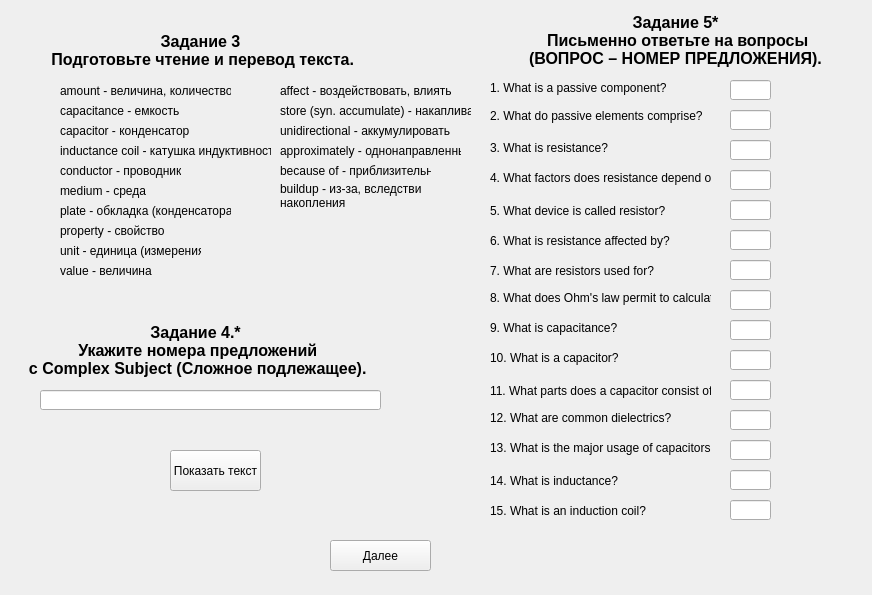
<?xml version="1.0" encoding="UTF-8"?>
<ui version="4.0">
 <class>Zadanie3_4_5_part1_var1</class>
 <widget class="QWidget" name="Zadanie3_4_5_part1_var1">
  <property name="geometry">
   <rect>
    <x>0</x>
    <y>0</y>
    <width>872</width>
    <height>595</height>
   </rect>
  </property>
  <property name="windowTitle">
   <string>Form</string>
  </property>
  <widget class="QLabel" name="label_title">
   <property name="geometry">
    <rect>
     <x>10</x>
     <y>30</y>
     <width>381</width>
     <height>41</height>
    </rect>
   </property>
   <property name="font">
    <font>
     <pointsize>12</pointsize>
     <weight>75</weight>
     <bold>true</bold>
     <strikeout>false</strikeout>
    </font>
   </property>
   <property name="cursor">
    <cursorShape>ArrowCursor</cursorShape>
   </property>
   <property name="text">
    <string>Задание 3
 Подготовьте чтение и перевод текста.</string>
   </property>
   <property name="textFormat">
    <enum>Qt::AutoText</enum>
   </property>
   <property name="alignment">
    <set>Qt::AlignCenter</set>
   </property>
  </widget>
  <widget class="QPushButton" name="pushButton_answer">
   <property name="geometry">
    <rect>
     <x>330</x>
     <y>540</y>
     <width>101</width>
     <height>31</height>
    </rect>
   </property>
   <property name="text">
    <string>Далее</string>
   </property>
  </widget>
  <widget class="QLabel" name="label">
   <property name="geometry">
    <rect>
     <x>60</x>
     <y>80</y>
     <width>171</width>
     <height>21</height>
    </rect>
   </property>
   <property name="text">
    <string>amount - величина, количество</string>
   </property>
  </widget>
  <widget class="QLabel" name="label_2">
   <property name="geometry">
    <rect>
     <x>280</x>
     <y>80</y>
     <width>171</width>
     <height>21</height>
    </rect>
   </property>
   <property name="text">
    <string>affect - воздействовать, влиять</string>
   </property>
  </widget>
  <widget class="QLabel" name="label_3">
   <property name="geometry">
    <rect>
     <x>280</x>
     <y>100</y>
     <width>191</width>
     <height>21</height>
    </rect>
   </property>
   <property name="text">
    <string>store (syn. accumulate) - накапливать</string>
   </property>
  </widget>
  <widget class="QLabel" name="label_4">
   <property name="geometry">
    <rect>
     <x>60</x>
     <y>100</y>
     <width>121</width>
     <height>21</height>
    </rect>
   </property>
   <property name="text">
    <string>capacitance - емкость</string>
   </property>
  </widget>
  <widget class="QLabel" name="label_5">
   <property name="geometry">
    <rect>
     <x>280</x>
     <y>120</y>
     <width>171</width>
     <height>21</height>
    </rect>
   </property>
   <property name="text">
    <string>unidirectional - аккумулировать</string>
   </property>
  </widget>
  <widget class="QLabel" name="label_6">
   <property name="geometry">
    <rect>
     <x>60</x>
     <y>120</y>
     <width>141</width>
     <height>21</height>
    </rect>
   </property>
   <property name="text">
    <string>capacitor - конденсатор</string>
   </property>
  </widget>
  <widget class="QLabel" name="label_7">
   <property name="geometry">
    <rect>
     <x>280</x>
     <y>140</y>
     <width>181</width>
     <height>21</height>
    </rect>
   </property>
   <property name="text">
    <string>approximately - однонаправленный</string>
   </property>
  </widget>
  <widget class="QLabel" name="label_8">
   <property name="geometry">
    <rect>
     <x>60</x>
     <y>140</y>
     <width>211</width>
     <height>21</height>
    </rect>
   </property>
   <property name="text">
    <string>inductance coil - катушка индуктивности</string>
   </property>
  </widget>
  <widget class="QLabel" name="label_9">
   <property name="geometry">
    <rect>
     <x>280</x>
     <y>160</y>
     <width>151</width>
     <height>21</height>
    </rect>
   </property>
   <property name="text">
    <string>because of - приблизительно</string>
   </property>
  </widget>
  <widget class="QLabel" name="label_10">
   <property name="geometry">
    <rect>
     <x>60</x>
     <y>160</y>
     <width>121</width>
     <height>21</height>
    </rect>
   </property>
   <property name="text">
    <string>conductor - проводник</string>
   </property>
  </widget>
  <widget class="QLabel" name="label_11">
   <property name="geometry">
    <rect>
     <x>280</x>
     <y>180</y>
     <width>141</width>
     <height>31</height>
    </rect>
   </property>
   <property name="text">
    <string>buildup - из-за, вследствие
накопления</string>
   </property>
  </widget>
  <widget class="QLabel" name="label_12">
   <property name="geometry">
    <rect>
     <x>60</x>
     <y>180</y>
     <width>121</width>
     <height>21</height>
    </rect>
   </property>
   <property name="text">
    <string>medium - среда</string>
   </property>
  </widget>
  <widget class="QLabel" name="label_14">
   <property name="geometry">
    <rect>
     <x>60</x>
     <y>200</y>
     <width>171</width>
     <height>21</height>
    </rect>
   </property>
   <property name="text">
    <string>plate - обкладка (конденсатора)</string>
   </property>
  </widget>
  <widget class="QLabel" name="label_16">
   <property name="geometry">
    <rect>
     <x>60</x>
     <y>220</y>
     <width>121</width>
     <height>21</height>
    </rect>
   </property>
   <property name="text">
    <string>property - свойство</string>
   </property>
  </widget>
  <widget class="QLabel" name="label_18">
   <property name="geometry">
    <rect>
     <x>60</x>
     <y>240</y>
     <width>141</width>
     <height>21</height>
    </rect>
   </property>
   <property name="text">
    <string>unit - единица (измерения)</string>
   </property>
  </widget>
  <widget class="QLabel" name="label_20">
   <property name="geometry">
    <rect>
     <x>60</x>
     <y>260</y>
     <width>121</width>
     <height>21</height>
    </rect>
   </property>
   <property name="text">
    <string>value - величина</string>
   </property>
  </widget>
  <widget class="QPushButton" name="pushButton">
   <property name="geometry">
    <rect>
     <x>170</x>
     <y>450</y>
     <width>91</width>
     <height>41</height>
    </rect>
   </property>
   <property name="text">
    <string>Показать текст</string>
   </property>
  </widget>
  <widget class="QLabel" name="label_title_2">
   <property name="geometry">
    <rect>
     <x>10</x>
     <y>310</y>
     <width>371</width>
     <height>81</height>
    </rect>
   </property>
   <property name="font">
    <font>
     <pointsize>12</pointsize>
     <weight>75</weight>
     <bold>true</bold>
     <strikeout>false</strikeout>
    </font>
   </property>
   <property name="cursor">
    <cursorShape>ArrowCursor</cursorShape>
   </property>
   <property name="text">
    <string>Задание 4.*
 Укажите номера предложений
 с Complex Subject (Сложное подлежащее).</string>
   </property>
   <property name="textFormat">
    <enum>Qt::AutoText</enum>
   </property>
   <property name="alignment">
    <set>Qt::AlignCenter</set>
   </property>
  </widget>
  <widget class="QLineEdit" name="lineEdit_zadanie4">
   <property name="geometry">
    <rect>
     <x>40</x>
     <y>390</y>
     <width>341</width>
     <height>20</height>
    </rect>
   </property>
  </widget>
  <widget class="QLabel" name="label_title_3">
   <property name="geometry">
    <rect>
     <x>490</x>
     <y>0</y>
     <width>371</width>
     <height>81</height>
    </rect>
   </property>
   <property name="font">
    <font>
     <pointsize>12</pointsize>
     <weight>75</weight>
     <bold>true</bold>
     <strikeout>false</strikeout>
    </font>
   </property>
   <property name="cursor">
    <cursorShape>ArrowCursor</cursorShape>
   </property>
   <property name="text">
    <string>Задание 5*
 Письменно ответьте на вопросы
(ВОПРОС – НОМЕР ПРЕДЛОЖЕНИЯ).</string>
   </property>
   <property name="textFormat">
    <enum>Qt::AutoText</enum>
   </property>
   <property name="alignment">
    <set>Qt::AlignCenter</set>
   </property>
  </widget>
  <widget class="QLabel" name="label_zadanie5_1">
   <property name="geometry">
    <rect>
     <x>490</x>
     <y>80</y>
     <width>221</width>
     <height>16</height>
    </rect>
   </property>
   <property name="text">
    <string>1. What is a passive component?</string>
   </property>
  </widget>
  <widget class="QLineEdit" name="lineEdit_zadane5_1">
   <property name="geometry">
    <rect>
     <x>730</x>
     <y>80</y>
     <width>41</width>
     <height>20</height>
    </rect>
   </property>
  </widget>
  <widget class="QLabel" name="label_zadanie5_2">
   <property name="geometry">
    <rect>
     <x>490</x>
     <y>100</y>
     <width>221</width>
     <height>31</height>
    </rect>
   </property>
   <property name="text">
    <string>2. What do passive elements comprise?</string>
   </property>
  </widget>
  <widget class="QLineEdit" name="lineEdit_zadane5_2">
   <property name="geometry">
    <rect>
     <x>730</x>
     <y>110</y>
     <width>41</width>
     <height>20</height>
    </rect>
   </property>
  </widget>
  <widget class="QLabel" name="label_zadanie5_3">
   <property name="geometry">
    <rect>
     <x>490</x>
     <y>140</y>
     <width>221</width>
     <height>16</height>
    </rect>
   </property>
   <property name="text">
    <string>3. What is resistance?</string>
   </property>
  </widget>
  <widget class="QLineEdit" name="lineEdit_zadane5_3">
   <property name="geometry">
    <rect>
     <x>730</x>
     <y>140</y>
     <width>41</width>
     <height>20</height>
    </rect>
   </property>
  </widget>
  <widget class="QLabel" name="label_zadanie5_4">
   <property name="geometry">
    <rect>
     <x>490</x>
     <y>170</y>
     <width>221</width>
     <height>16</height>
    </rect>
   </property>
   <property name="text">
    <string>4. What factors does resistance depend on?</string>
   </property>
  </widget>
  <widget class="QLineEdit" name="lineEdit_zadane5_4">
   <property name="geometry">
    <rect>
     <x>730</x>
     <y>170</y>
     <width>41</width>
     <height>20</height>
    </rect>
   </property>
  </widget>
  <widget class="QLabel" name="label_zadanie5_5">
   <property name="geometry">
    <rect>
     <x>490</x>
     <y>200</y>
     <width>221</width>
     <height>21</height>
    </rect>
   </property>
   <property name="text">
    <string>5. What device is called resistor?</string>
   </property>
  </widget>
  <widget class="QLineEdit" name="lineEdit_zadane5_5">
   <property name="geometry">
    <rect>
     <x>730</x>
     <y>200</y>
     <width>41</width>
     <height>20</height>
    </rect>
   </property>
  </widget>
  <widget class="QLabel" name="label_zadanie5_6">
   <property name="geometry">
    <rect>
     <x>490</x>
     <y>230</y>
     <width>221</width>
     <height>21</height>
    </rect>
   </property>
   <property name="text">
    <string>6. What is resistance affected by?</string>
   </property>
  </widget>
  <widget class="QLineEdit" name="lineEdit_zadane5_6">
   <property name="geometry">
    <rect>
     <x>730</x>
     <y>230</y>
     <width>41</width>
     <height>20</height>
    </rect>
   </property>
  </widget>
  <widget class="QLabel" name="label_zadanie5_7">
   <property name="geometry">
    <rect>
     <x>490</x>
     <y>260</y>
     <width>221</width>
     <height>21</height>
    </rect>
   </property>
   <property name="text">
    <string>7. What are resistors used for?</string>
   </property>
  </widget>
  <widget class="QLineEdit" name="lineEdit_zadane5_7">
   <property name="geometry">
    <rect>
     <x>730</x>
     <y>260</y>
     <width>41</width>
     <height>20</height>
    </rect>
   </property>
  </widget>
  <widget class="QLabel" name="label_zadanie5_8">
   <property name="geometry">
    <rect>
     <x>490</x>
     <y>290</y>
     <width>221</width>
     <height>16</height>
    </rect>
   </property>
   <property name="text">
    <string>8. What does Ohm's law permit to calculate?</string>
   </property>
  </widget>
  <widget class="QLineEdit" name="lineEdit_zadane5_8">
   <property name="geometry">
    <rect>
     <x>730</x>
     <y>290</y>
     <width>41</width>
     <height>20</height>
    </rect>
   </property>
  </widget>
  <widget class="QLabel" name="label_zadanie5_9">
   <property name="geometry">
    <rect>
     <x>490</x>
     <y>320</y>
     <width>221</width>
     <height>16</height>
    </rect>
   </property>
   <property name="text">
    <string>9. What is capacitance?</string>
   </property>
  </widget>
  <widget class="QLineEdit" name="lineEdit_zadane5_9">
   <property name="geometry">
    <rect>
     <x>730</x>
     <y>320</y>
     <width>41</width>
     <height>20</height>
    </rect>
   </property>
  </widget>
  <widget class="QLabel" name="label_zadanie5_10">
   <property name="geometry">
    <rect>
     <x>490</x>
     <y>350</y>
     <width>221</width>
     <height>16</height>
    </rect>
   </property>
   <property name="text">
    <string>10. What is a capacitor?</string>
   </property>
  </widget>
  <widget class="QLineEdit" name="lineEdit_zadane5_10">
   <property name="geometry">
    <rect>
     <x>730</x>
     <y>350</y>
     <width>41</width>
     <height>20</height>
    </rect>
   </property>
  </widget>
  <widget class="QLabel" name="label_zadanie5_11">
   <property name="geometry">
    <rect>
     <x>490</x>
     <y>380</y>
     <width>221</width>
     <height>21</height>
    </rect>
   </property>
   <property name="text">
    <string>11. What parts does a capacitor consist of?</string>
   </property>
  </widget>
  <widget class="QLineEdit" name="lineEdit_zadane5_11">
   <property name="geometry">
    <rect>
     <x>730</x>
     <y>380</y>
     <width>41</width>
     <height>20</height>
    </rect>
   </property>
  </widget>
  <widget class="QLabel" name="label_zadanie5_12">
   <property name="geometry">
    <rect>
     <x>490</x>
     <y>410</y>
     <width>221</width>
     <height>16</height>
    </rect>
   </property>
   <property name="text">
    <string>12. What are common dielectrics?</string>
   </property>
  </widget>
  <widget class="QLineEdit" name="lineEdit_zadane5_12">
   <property name="geometry">
    <rect>
     <x>730</x>
     <y>410</y>
     <width>41</width>
     <height>20</height>
    </rect>
   </property>
  </widget>
  <widget class="QLabel" name="label_zadanie5_13">
   <property name="geometry">
    <rect>
     <x>490</x>
     <y>440</y>
     <width>221</width>
     <height>16</height>
    </rect>
   </property>
   <property name="text">
    <string>13. What is the major usage of capacitors?</string>
   </property>
  </widget>
  <widget class="QLineEdit" name="lineEdit_zadane5_13">
   <property name="geometry">
    <rect>
     <x>730</x>
     <y>440</y>
     <width>41</width>
     <height>20</height>
    </rect>
   </property>
  </widget>
  <widget class="QLabel" name="label_zadanie5_14">
   <property name="geometry">
    <rect>
     <x>490</x>
     <y>470</y>
     <width>221</width>
     <height>21</height>
    </rect>
   </property>
   <property name="text">
    <string>14. What is inductance?</string>
   </property>
  </widget>
  <widget class="QLineEdit" name="lineEdit_zadane5_14">
   <property name="geometry">
    <rect>
     <x>730</x>
     <y>470</y>
     <width>41</width>
     <height>20</height>
    </rect>
   </property>
  </widget>
  <widget class="QLabel" name="label_zadanie5_15">
   <property name="geometry">
    <rect>
     <x>490</x>
     <y>500</y>
     <width>221</width>
     <height>21</height>
    </rect>
   </property>
   <property name="text">
    <string>15. What is an induction coil?</string>
   </property>
  </widget>
  <widget class="QLineEdit" name="lineEdit_zadane5_15">
   <property name="geometry">
    <rect>
     <x>730</x>
     <y>500</y>
     <width>41</width>
     <height>20</height>
    </rect>
   </property>
  </widget>
 </widget>
 <resources/>
 <connections/>
</ui>
